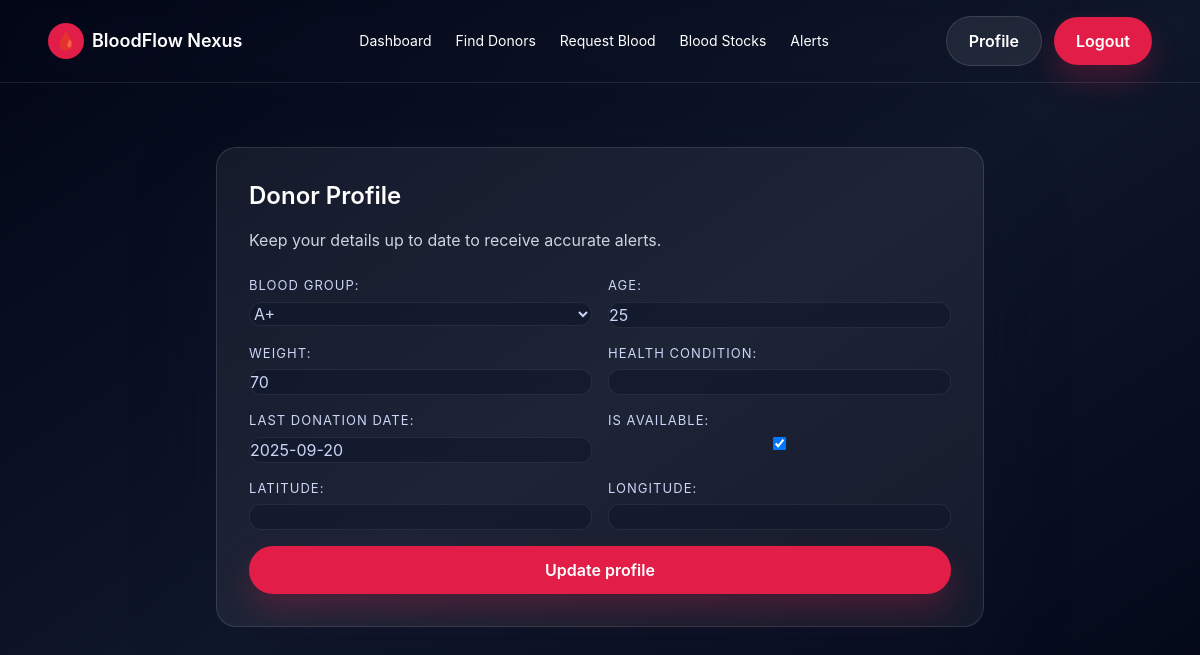
Page /donors/profile/ (signed in) on the committed database.
### donors/models.py (models this page shows, shortened)
class DonorProfile(models.Model):
	BLOOD_GROUPS = [
		('A+', 'A+'), ('A-', 'A-'),
		('B+', 'B+'), ('B-', 'B-'),
		('AB+', 'AB+'), ('AB-', 'AB-'),
		('O+', 'O+'), ('O-', 'O-'),
	]
	user = models.OneToOneField(settings.AUTH_USER_MODEL, on_delete=models.CASCADE, related_name='donor_profile')
	blood_group = models.CharField(max_length=3, choices=BLOOD_GROUPS)
	age = models.PositiveIntegerField()
	weight = models.PositiveIntegerField()
	health_condition = models.CharField(max_length=255, blank=True)
	last_donation_date = models.DateField(null=True, blank=True)
	is_available = models.BooleanField(default=True)
	latitude = models.DecimalField(max_digits=9, decimal_places=6, null=True, blank=True)
	longitude = models.DecimalField(max_digits=9, decimal_places=6, null=True, blank=True)

### donors/views.py (the view)
# urls.py: path('profile/', views.donor_profile, name='profile'),
@login_required
def donor_profile(request):
	profile, _ = DonorProfile.objects.get_or_create(user=request.user, defaults={
		'blood_group': 'O+',
		'age': 18,
		'weight': 50,
	})
	if request.method == 'POST':
		form = DonorProfileForm(request.POST, instance=profile)
		if form.is_valid():
			form.save()
			messages.success(request, 'Donor profile updated.')
			return redirect('donors:profile')
	else:
		form = DonorProfileForm(instance=profile)
	return render(request, 'donors/profile.html', {'form': form, 'profile': profile})

### donors/forms.py
class DonorProfileForm(forms.ModelForm):
    class Meta:
        model = DonorProfile
        fields = (
            'blood_group',
            'age',
            'weight',
            'health_condition',
            'last_donation_date',
            'is_available',
            'latitude',
            'longitude',
        )

### templates/donors/profile.html (shortened to what this page needs)
{% extends 'base.html' %}
{% block content %}
<section class="px-6 py-16">
  <div class="max-w-3xl mx-auto glass-card p-8">
    <h2 class="text-2xl font-semibold mb-4">Donor Profile</h2>
    <p class="text-slate-300 mb-6">
      Keep your details up to date to receive accurate alerts.
    </p>
    <form method="post" class="grid md:grid-cols-2 gap-4">
      {{ form.as_p }}
      <div class="md:col-span-2">
        <button type="submit" class="btn-primary w-full">Update profile</button>
      </div>
    </form>
  </div>
</section>
{% endblock %}

### static/css/style.css (style rules this page uses)
:root { --glass: rgba(255, 255, 255, 0.06); --stroke: rgba(255, 255, 255, 0.12); }
body { font-family: "Inter", system-ui, -apple-system, sans-serif; }
.glass-card { background: var(--glass); border: 1px solid var(--stroke); border-radius: 20px; box-shadow: 0 30px 80px rgba(15, 23, 42, 0.45); }
.btn-primary, .btn-secondary { display: inline-flex; align-items: center; justify-content: center; padding: 12px 22px; border-radius: 999px; font-weight: 600; transition: all 0.3s ease; }
.btn-primary { background: #e11d48; color: #fff; box-shadow: 0 15px 30px rgba(225, 29, 72, 0.25); }
input, select, textarea { width: 100%; background: rgba(15, 23, 42, 0.6); border: 1px solid rgba(255, 255, 255, 0.08); padding: 12px 16px; border-radius: 12px; color: #fff; }
form p { display: flex; flex-direction: column; gap: 6px; color: #cbd5f5; }
form label { font-size: 13px; text-transform: uppercase; letter-spacing: 0.08em; color: #cbd5f5; }

### rows in the picture
DonorProfile: blood_group "A+", age "25", weight "70", last_donation_date "2025-09-20", is_available "☑"
